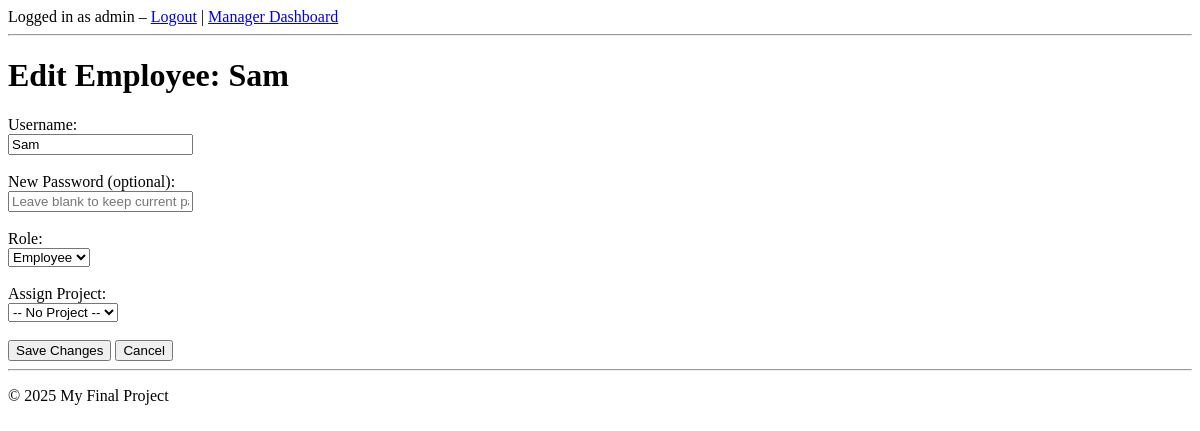
Page /manager/edit-employee/3 (signed in) on the earlier database version.
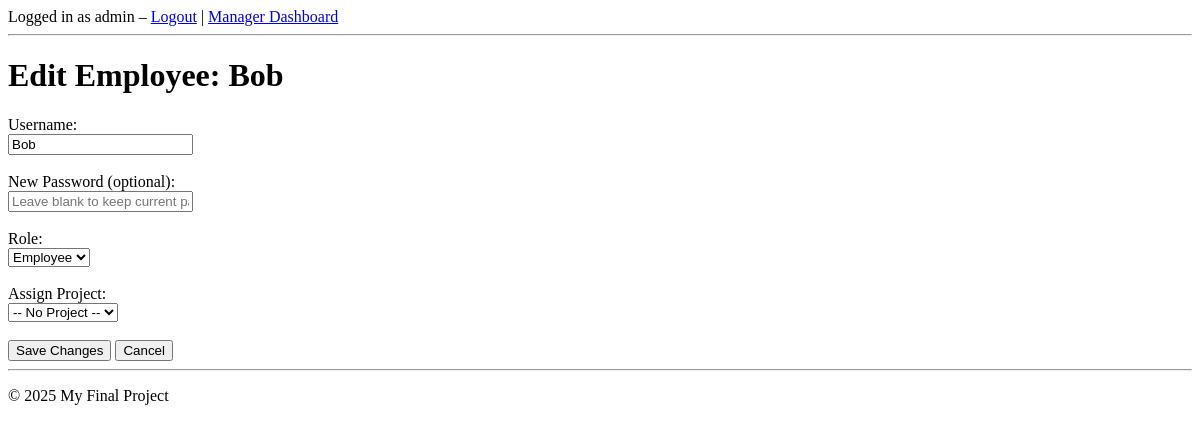
Same page on the later database version.
### app.py (models this page shows)
class User(db.Model):
    id = db.Column(db.Integer, primary_key=True)
    username = db.Column(db.String(150), unique=True, nullable=False)
    password = db.Column(db.String(150), nullable=False)
    role = db.Column(db.String(50), nullable=False, default="employee")
    first_name = db.Column(db.String(100), nullable=True)
    last_name = db.Column(db.String(100), nullable=True)
    phone = db.Column(db.String(50), nullable=True)
    address = db.Column(db.String(200), nullable=True)
    birthdate = db.Column(db.Date, nullable=True)
    hours_worked = db.Column(db.Float, default=0.0)
    projects = db.relationship(
        'Project',
        secondary=employee_projects,
        back_populates='users'
    )

### app.py (the view, shortened to what this page needs)
@app.route('/manager/edit-employee/<int:user_id>', methods=['GET','POST'])
@admin_required
def manager_edit_employee(user_id):
    emp = User.query.get_or_404(user_id)
    projects = Project.query.all()
    return render_template('manager_edit_employee.html', emp=emp, projects=projects)

### app.py (called while the page is built)
def admin_required(f):
    @wraps(f)
    def decorated_function(*args, **kwargs):
        if 'user_id' not in session or session.get('role') != 'admin':
            flash("Admin access required.", "danger")
            return redirect(url_for('login'))
        return f(*args, **kwargs)
    return decorated_function

@app.before_request
def setup():
    global app_initialized
    if not app_initialized:
        db.create_all()
        create_admin()
        app_initialized = True

### templates/manager_edit_employee.html (shortened to what this page needs)
{% extends "base.html" %}
{% block content %}
<h1>Edit Employee: {{ emp.username }}</h1>
<form method="POST">
    <label for="username">Username:</label><br>
    <input
        type="text"
        id="username"
        name="username"
        value="{{ emp.username }}"
        required
    >
    <br><br>
    <label for="password">New Password (optional):</label><br>
    <input
        type="password"
        id="password"
        name="password"
        placeholder="Leave blank to keep current password"
    >
    <br><br>
    <label for="role">Role:</label><br>
    <select id="role" name="role">
        <option
            value="employee"
            {% if emp.role == 'employee' %} selected {% endif %}
        >
            Employee
        </option>
    </select>
    <br><br>
    <label for="project_id">Assign Project:</label><br>
    <select id="project_id" name="project_id">
        <option value="None">-- No Project --</option>
    </select>
    <br><br>
    <button type="submit">Save Changes</button>
    <a href="{{ url_for('manager_dashboard') }}">
        <button type="button">Cancel</button>
    </a>
</form>
{% endblock %}

Differences in the rows shown:
changed User "Employee": username "Sam" → "Bob"
